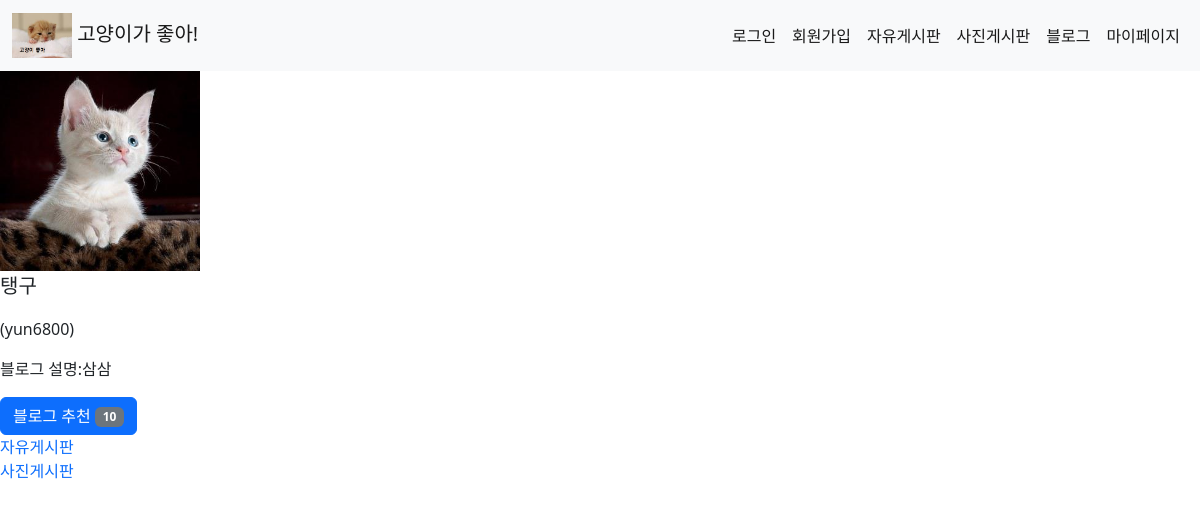
The app's page /blog/yun6800/ with its own data.
### accounts/models.py (models this page shows)
class MyUser(AbstractUser):
    avatar = models.ImageField(blank=True)
    age = models.IntegerField(blank=True, null=True)
    univ = models.CharField(max_length=15, blank=True)
    job = models.CharField(max_length=20, blank=True)
    blog = models.OneToOneField(MyBlog, on_delete=models.CASCADE, null=True)
    job_group_choices = (('경영,사무,금융,보험직', '경영,사무,금융,보험직')
                         , ('연구,공학,기술직', '연구,공학,기술직')
                         , ('교육,법률,사회복지,경찰,소방직 및 군인', '교육,법률,사회복지,경찰,소방직 및 군인')
                         , ('보건,의료직', '보건,의료직')
                         , ('예술,디자인,방송,스포츠직', '예술,디자인,방송,스포츠직')
                         , ('미용,경비,청소직', '미용,경비,청소직')
                         , ('영업등', '영업,판매,운전,운송직')
                         , ('영업,판매,운전,운송직', '건설,채굴직')
                         , ('설치,정비,생산직', '설치,정비,생산직')
                         , ('농립어업직', '농립어업직')
                         , ('기타', '기타'))
    job_group = models.CharField(max_length=30, default="기타", choices=job_group_choices)
    gender_choices = (('남성', '님성'), ('여성', '여성'))
    gender = models.CharField(max_length=7, choices=gender_choices)

### myblog/models.py (models this page shows, shortened)
class MyBlog(models.Model):
    recommend = models.IntegerField(default=0)
    blog_name = models.CharField(max_length=20,default="익명의 블로그")
    blog_intro= models.TextField(default="블로그 설명을 작성해주세요")

### myblog/views.py (the view)
# urls.py: path('blog/',include('myblog.urls')),
def myblog(request, userid):
    user = get_object_or_404(get_user_model(), username=userid)
    blog = user.blog
    return render(request, 'myblog/myblog.html', {'blog': blog, 'blog_user': user})

### myblog/templates/myblog/myblog.html (shortened to what this page needs)
{% extends 'myblog/base.html' %}
{% block content %}
    {% if blog_user.avatar %}
        <img width="200px" height="200px" src="{{ blog_user.avatar.url }}">
    {% endif %}
    {% if blog.blog_name %}
        <p class="fs-5">{{ blog.blog_name }}</p>
        <p class="fs-6">({{ blog_user.username }})</p>
        <p>블로그 설명:{{ blog.blog_intro }}</p>
        <a href="{% url 'myblog:blog_recommend' blog_user.username %}" class="btn btn-primary">블로그 추천
            <span class="badge text-bg-secondary">{{ blog.recommend }}</span>
        </a>
        <br>
    {% else %}
        <p>{{ blog_user.username }}</p>
        <p>블로그 설명:{{ blog.blog_intro }}</p>
    {% endif %}
    <a href="{% url 'myblog:blog_free_board' blog_user.username %}">자유게시판</a>
    <br>
    <a href="{% url 'myblog:blog_photo_board' blog_user.username %}">사진게시판</a>
{% endblock %}

### myblog/templates/myblog/base.html (style rules this page uses)
a { text-decoration: none; }

### records on screen
MyUser: avatar (picture), username "yun6800"
MyBlog: blog_name "탱구", blog_intro "삼삼", recommend "10"
